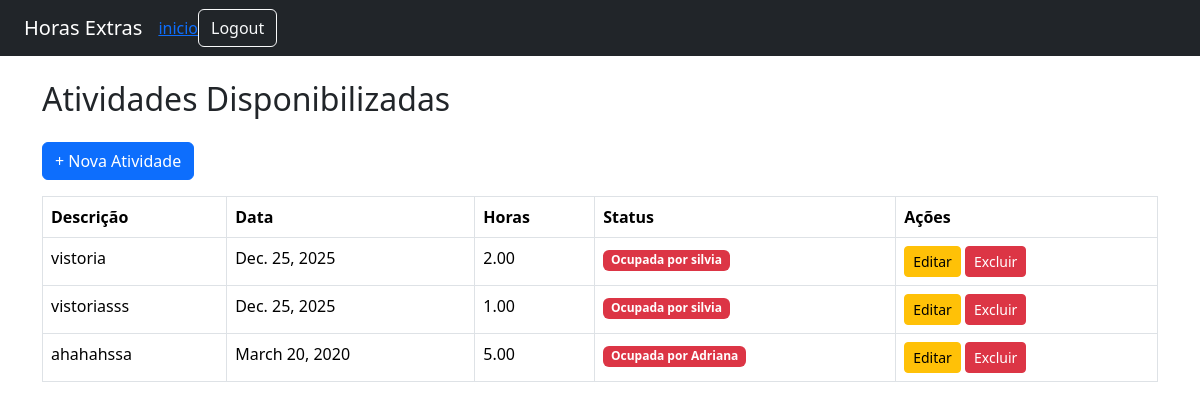
Page /atividades/ (signed in) on the earlier database version.
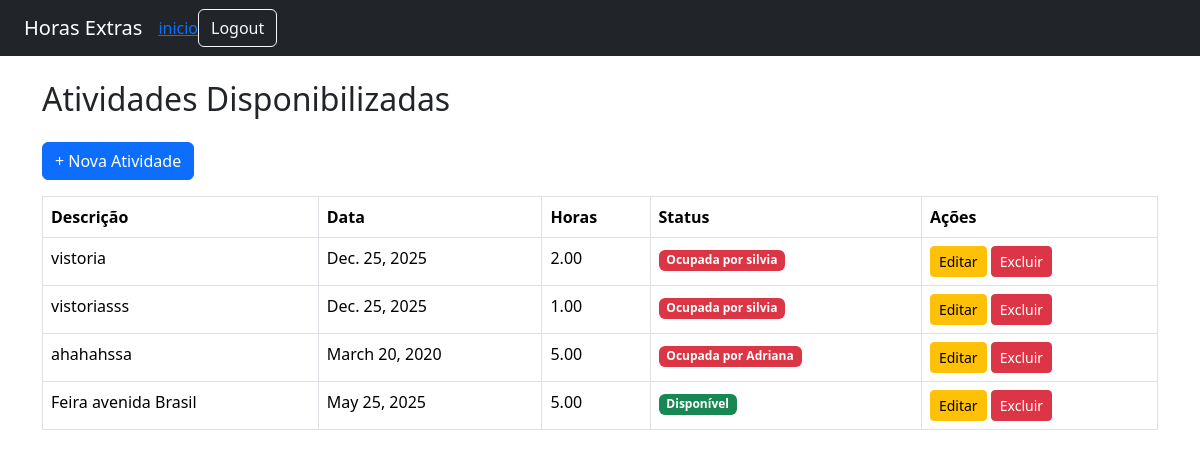
Same page on the later database version.
### core/models.py (models this page shows, shortened)
class AtividadeHoraExtra(models.Model):
    gestor = models.ForeignKey(User, on_delete=models.CASCADE, related_name='atividades_criadas')
    regional = models.ForeignKey(Regional, on_delete=models.CASCADE)
    descricao = models.TextField()
    data = models.DateField()
    hora_inicio = models.TimeField()
    hora_fim = models.TimeField()
    ocupada = models.BooleanField(default=False)
    funcionario = models.ForeignKey(User, on_delete=models.SET_NULL, null=True, blank=True, related_name='atividades_assumidas')
    def total_horas(self):
        delta = datetime.combine(self.data, self.hora_fim) - datetime.combine(self.data, self.hora_inicio)
        return delta.total_seconds() / 3600

### core/views.py (the view)
    def wrapper(request, *args, **kwargs):
        if not hasattr(request.user, 'perfil') or request.user.perfil.tipo != 'gestor':
            return render(request, 'errodepermissao.html', status=403)
        return view_func(request, *args, **kwargs)

### core/views.py (called while the page is built)
def gestor_required(view_func):
    def wrapper(request, *args, **kwargs):
        if not hasattr(request.user, 'perfil') or request.user.perfil.tipo != 'gestor':
            return render(request, 'errodepermissao.html', status=403)
        return view_func(request, *args, **kwargs)
    return wrapper

@login_required
@gestor_required
def listar_atividades(request):
    atividades = AtividadeHoraExtra.objects.filter(gestor=request.user)
    return render(request, 'core/atividades/listar.html', {'atividades': atividades})

### core/Templates/core/atividades/listar.html (shortened to what this page needs)
{% extends 'base.html' %}
{% block content %}
<h2 class="mb-4">Atividades Disponibilizadas</h2>
<a href="{% url 'criar_atividade' %}" class="btn btn-primary mb-3">+ Nova Atividade</a>
<table class="table table-bordered">
  <thead>
    <tr>
      <th>Descrição</th>
      <th>Data</th>
      <th>Horas</th>
      <th>Status</th>
      <th>Ações</th>
    </tr>
  </thead>
  <tbody>
    {% for atividade in atividades %}
    <tr>
      <td>{{ atividade.descricao }}</td>
      <td>{{ atividade.data }}</td>
      <td>{{ atividade.total_horas|floatformat:2 }}</td>
      <td>
        {% if atividade.ocupada %}
          <span class="badge bg-danger">Ocupada por {{ atividade.funcionario.username }}</span>
        {% else %}
          <span class="badge bg-success">Disponível</span>
        {% endif %}
      </td>
      <td>
        <a href="{% url 'editar_atividade' atividade.id %}" class="btn btn-sm btn-warning">Editar</a>
        <a href="{% url 'excluir_atividade' atividade.id %}" class="btn btn-sm btn-danger">Excluir</a>
      </td>
    </tr>
    {% endfor %}
  </tbody>
</table>
{% endblock %}

Differences in the rows shown:
added AtividadeHoraExtra: descricao "Feira avenida Brasil", data "May 25, 2025", total_horas "5.00", ocupada "Disponível"
